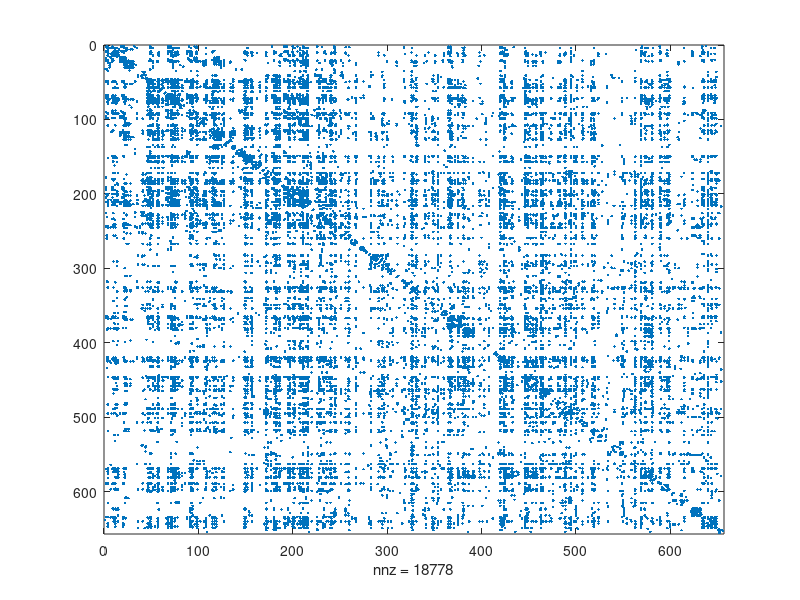

Write the MATLAB code that produced this figure. (Note: this script raises an error after producing the figure.)
close all
clear all
clc

% IMPORT & Polishing Data%
G = csvread('Adj.csv',1,1);
N = max(size(G));
A = sparse(G);
clear G;
figure(1)
spy(A)

%% pre-processing

Au = 1*(A+A'>0); % undirected network
Au = Au - diag(diag(Au)); % clear diagonal (you never know)

% Remove nodes which are NOT connected
pos = find(sum(Au)~=0);
A = A(pos,pos);
Au = Au(pos,pos);
spy(Au);

%% %%%%%%%%%%%%%%%%% EXTRACT THE DISTRIBUTION %%%%%%%%%%%%%%%%%%%%%%%%%

% Distribution
N = size(A,1);              % Number of Nodes
 display("Number of Nodes= "+N)
d = full(sum(A));           % Degree Vector
%d = d(d>0);                % avoid zero degrees
Links_num = sum(d);         % Total number of links --G (Let's decide if #node is this or we want to divide by 2)
 display("Total number of links= "+Links_num)

k = unique(d);              % Degree Samples
pk = histc(d,k)';           % counts occurrences
pk = pk/sum(pk);            % normalize to 1

% Cumulative distribution
Pk = cumsum(pk,'reverse');

% Log Binning
klog = 10.^(0:0.1:ceil(log10(max(k))));
pklog = histc(d,klog)';     % counts occurrences
pklog = pklog/sum(pklog);   % normalize to 1

%% %%%%%%%%%%%%%%%%% MOMENTS OF DEGREE DISTRIBUTION %%%%%%%%%%%%%%%%%%%%

Mean_D = mean(d);           % First Moment of prob. distribution
                           % -- G before was Mean_K = mean(k), but actually k is
                           % -- G the vector of unique values, we should
                           % -- G use d; the same for all other mesures
display("First Moment of prob. distribution= "+Mean_D)


Var_D = var(d);             % Second Moment of Prob. distribution (Express the spread)

display("Second Moment of Prob. distribution= "+Var_D)

Skew_D = skewness(d);       % Third Moment of Prob. distribution (How symmetric around average)
display("Third Moment of Prob. distribution= "+Skew_D)


%% %%%%%%%%%%%%%%%%%%%%%%%% SHOW THE RESULTS %%%%%%%%%%%%%%%%%%%%%%%%%%% 
figure(2)
subplot(2,2,1)
plot(k,pk,'.')
grid
xlabel('k')
ylabel('PDF')
title('linear PDF plot')
subplot(2,2,2)
loglog(k,pk,'.')
grid
xlabel('k')
ylabel('PDF')
title('logarithmic PDF plot')
subplot(2,2,3)
loglog(klog,pklog,'.')
grid
xlabel('k')
ylabel('PDF')
title('logarithmic PDF plot (log bins)')
subplot(2,2,4)
loglog(k,Pk,'.')
grid
xlabel('k')
ylabel('CCDF')
title('logarithmic CCDF plot')


%% %%%%%%%%%%%%%%%%% PURE ML FITTING %%%%%%%%%%%%%%%%%%%%%%%%%

kmin = 40;
d2 = d(d>=kmin);                 % restrict range
ga = 1+1/mean(log(d2/kmin));     % estimate the exponent
disp(['gamma ML = ' num2str(ga)])


%% %%%%%%%%%%%%%%%%% SHOW THE RESULTS %%%%%%%%%%%%%%%%%%%%%%%%%

figure(3)
subplot(2,2,2)
hold on
s1 = k.^(-ga); % build the PDF signal
loglog(k,s1/s1(103)*pk(103));
hold off
axis([xlim min(pk/2) 2*max(pk)])
subplot(2,2,3)
hold on
s1 = klog.^(-ga); % build the PDF signal
loglog(klog,s1/s1(21)*pklog(21));
hold off
axis([xlim min(pklog/2) 2*max(pklog)])
subplot(2,2,4)
hold on
s1 = k.^(1-ga); % build the CCDF signal
loglog(k,s1/s1(100)*Pk(100));
hold off
axis([xlim min(Pk/2) 2])


%% %%%%%%%%%%%%%%%%% ML FITTING WITH SATURATION %%%%%%%%%%%%%%%%%%
d1=d(d>30);
for ks = 1:max(k)
    kmin = min(d1);
    tmp = mean(log((d1+ks)/(kmin+ks)));
    ga2(ks) = 1+1/tmp;
    de(ks) = log(ga2(ks)-1)-log(kmin+ks)-ga2(ks)*tmp;
end
[~,ks] = max(de);
disp(['k_sat ML sat = ' num2str(ks)])
disp(['gamma ML sat = ' num2str(ga2(ks))])


%% %%%%%%%%%%%%%%%%% SHOW THE RESULTS %%%%%%%%%%%%%%%%%%%%%%%%%

figure(4)
semilogy(de)
grid
xlabel('k_sat')
ylabel('ML target function')
title('best k_{sat} value')

figure(5)
% data
loglog(k,Pk,'.')
hold on
% ML fitting (we make sure that the plot follows the data)
s1 = k.^(1-ga); % build the CCDF signal
loglog(k,s1/s1(40)*Pk(40));
% ML fitting with saturation
s1 = ((k+ks)/(kmin+ks)).^(1-ga2(ks));
loglog(k,s1*exp(-1.2))
hold off
axis([xlim min(Pk/2) 2])
grid
xlabel('k')
ylabel('CCDF')
title('ML fittings')
legend('data','ML','ML with sat.')


%% %%%%%%%%%%%%%%%%%%%%%%%%%% ASSORTATIVITY %%%%%%%%%%%%%%%%%%%%%%%%%

k_tmp = (A*d')./d'; % the average degree of neighbours

% extract averages for each value of k
u = unique(d');
for k = 1:length(u)
    k_nn(k) = mean(k_tmp(d'==u(k))); 
end

% do the linear fitting
p = polyfit(log(u'),log(k_nn),1);
disp(['Assortativity factor =' num2str(p(1))])          %Assortativity factor


%% %%%%%%%%%%%%%%%%% SHOW RESULTS %%%%%%%%%%%%%%%%%%%%%%%%%

figure(1)
loglog(d,k_tmp,'g.');
hold on
loglog(u,exp(p(2)+log(u)*p(1)),'r-');
loglog(u,k_nn,'k.');
hold off
grid
xlabel('k')
ylabel('k_{nn}')
title('Assortativity of the Collaboration Network')


%% %%%%%%%%%%%%%%% CLUSTRING COEFFICIENT 1 %%%%%%%%%%%%%%%%%%%%%%
%Clustring Coefficient: Measure density of links in the neighbourhood

cn = diag(full((Au*triu(Au)*Au)));          % Number of triangles for each node
Ei = zeros(size(d));
Ei = cn(d>1).';                             % Number of edges between nodes of neighbourhood
%E_Max = 0.5*d(d>1).*(d(d>1)-1);             % Maximum Number of Edges (Pairs)
C1 = 2*Ei./d(d>1)./(d(d>1)-1);                              % Clustring Coefficient
%C1 = C1(C1>0);
Cave1 = sum(C1)/N;

%% %%%%%%%%%%%%%% CLUSTRING COEFFICIENT 2 %%%%%%%%%%%%%%%%%%%%%%
for i=1:length(Au)
  str(i).child = find(Au(i,:)>0);
end
N = length(Au);
deg = sum(Au(:,:));

% find neighboring links

for i=1:N
    adjn = Au(str(i).child,str(i).child);
    E(i) = sum(sum(adjn))/2;
    if deg(i)==1 | deg(i)==0
        C(i) = 0;
    else
        C(i) = 2*E(i)/deg(i)/(deg(i)-1);
    end

end
%C = C(C>0);
C = full(C);
Cave2 = sum(C)/N;
 disp(['Average Clustering Coefficient = ' num2str(Cave2)])

%% CLUSTRING COEFFICIENT PROB. DISTRIBUTION
s = unique(C);                              % Unique Occurrences
%k = unique(d);
Cpk = histc(C,s)';                          % counts occurrences
Cpk = Cpk/sum(Cpk);                         % normalize to 1

% Cumulative distribution
CPk = cumsum(Cpk,'reverse');
figure(6);
plot(s,CPk,'+');
xline(Cave2,'r--',{'Average Clustring Coefficient'});
grid
xlabel('Clustrring Coefficient')
ylabel('CCDF')
title('Clustring Coefficient CCDF')
%% %%%%%%%%%%%%%%%%%%%%%%% ROBUSTNESS %%%%%%%%%%%%%%%%%%%%%%%%
%Robustness: if you knock out x% of nodes/edges, how many % survive ?

%%% Inhomogeneity Ratio: 
inhom_Ratio = mean(d.^2)./mean(d);                  
disp(['The Inhomogeneity Ratio = ' num2str(inhom_Ratio)])

%%% Robustness for Random Attack failure
Au_update = Au;
Rand_inhom_Ratio = mean(d.^2) ./ mean(d);                  

for i = 1:N-1
    j = ceil((N-i)*rand)+1;
    Au_update(:,j) = [];
    Au_update(j,:) = [];
    d_update = full(sum(Au_update));
    
    mom2_k = mean(d_update.^2);
    mom1_k = mean(d_update);
    
    Rand_inhom_Ratio_update = mom2_k ./mom1_k;
    Rand_inhom_Ratio = [Rand_inhom_Ratio Rand_inhom_Ratio_update];
end

%%% Robustness for Attacks (Adversary which removes all hubs first)

Au_update = Au;
Attack_inhom_Ratio = mean(d.^2) ./ mean(d);                  

for i = 1:N-1
    [hub_degree,hub_index] = max(d_update);
    j = hub_index;
    Au_update(:,j) = [];
    Au_update(j,:) = [];
    d_update = full(sum(Au_update));
    
    mom2_k = mean(d_update.^2);
    mom1_k = mean(d_update);
    
    Attack_inhom_Ratio_update = mom2_k ./mom1_k;
    Attack_inhom_Ratio = [Attack_inhom_Ratio Attack_inhom_Ratio_update];
end

% Showing the results (with Molly-Reed criteria)

figure(7);
loglog(Rand_inhom_Ratio,'-.');
hold on
loglog(Attack_inhom_Ratio,'g-.');
hline = refline([0 2]);
hline.Color = 'r';
hline.LineWidth = 1;
hold off
grid;
legend('Random failure','Attacks','Molly-Reed criteria');
xlabel('k');
ylabel('<K^2> / <K> ');
title('Robustness');


%%      Community Detection


Au = 1*(A+A'>0); % undirected network
Au = Au - diag(diag(Au)); % clear diagonal (you never know)

% remove nodes which are NOT connected
pos = find(sum(Au)~=0);
A = A(pos,pos);
Au = Au(pos,pos);
N = size(Au,1);

d = full(sum(Au)); % degree vector
D = sum(d); % degrees sum
I = spdiags(ones(N,1),0,N,N); % identity matrix
Di = spdiags(1./sqrt(d'),0,N,N); % diagonal degrees square-rooted
L = I - Di*Au*Di; % normalized Laplacian
M = Au*Di*Di; % normalized adjacancy matrix


%% spectral approach 

% extract eigenvectors
[V,DD] = eigs(L,6,'SA');
Vv = Di*V; % normalize eigenvectors
v1 = Vv(:,2)/norm(Vv(:,2)); % Fiedler's vector
% sweep wrt the ordering identified by v1
% reorder the adjacency matrix
[v1s,pos] = sort(v1,'descend');
Au1 = Au(pos,pos);
% evaluate the conductance measure
a = sum(triu(Au1));
b = sum(tril(Au1));
assoc = cumsum(a+b);
assoc = min(assoc,D-assoc);
cut = cumsum(b-a);
conduct = cut./assoc;
conduct = conduct(1:end-1);
% identify the minimum -> threshold
[~,mpos] = min(conduct);
threshold = mean(v1s(mpos:mpos+1));
disp('spectral approach')
disp(['   Minimum conductance: ' num2str(conduct(mpos))])
disp(['   Cheeger''s upper bound: ' num2str(sqrt(2*DD(2,2)))])
disp(['   # of links: ' num2str(D/2)])
disp(['   Cut value: ' num2str(cut(mpos))])
disp(['   Assoc value: ' num2str(assoc(mpos))])
disp(['   Community size #1: ' num2str(mpos)])
disp(['   Community size #2: ' num2str(N-mpos)])
disp([' '])


%% PageRank-nibble approach 

if mpos<N-mpos  % select seed node from the smaller group
    i = pos(1); % we select the more relevant from the perspective of the spectral approach
else
    i = pos(end);
end
q = zeros(N,1);
q(i) = 1; % teleport vector
c = 0.85;
r = (I-c*M)\((1-c)*q); % ranking vector
ep = 1e-3; % precision

% run PageRank-nibble
u = zeros(N,1); % starting point
v = q; % starting point
th = full(ep*d/D)'; % thresholds
count = 0; % exit counter
complexity = 0; % complexity value (# of operations)
ii = i; % starting index used for Push operation
while (count<N)
    if v(ii)>th(ii) % push if above threshold
        tmp = v(ii);
        u(ii) = u(ii)+(1-c)*tmp;
        v(ii) = 0;
        v = v + c*M(:,ii)*tmp;    
        complexity = complexity + d(ii); % update complexity
        count = 0; % reset the exit counter
    else % go to next entry if below threshold
        count = count + 1; % increase the exit counter
        ii = mod(ii,N)+1; % update the index used for Push
    end
end

% sweep wrt the ordering identified by v1
% reorder the adjacency matrix
[u1s,pos2] = sort(u,'descend');
Nmax = find(u1s>0,1,'last'); % discard nodes with 0 values (never used in Push)
Au1 = Au(pos2,pos2(1:Nmax));
% evaluate the conductance measure
a = sum(triu(Au1));
b = sum(tril(Au1));
assoc = cumsum(a+b);
assoc = min(assoc,D-assoc);
cut = cumsum(b-a);
conduct = cut./assoc;
conduct = conduct(1:Nmax-1); 
% identify the minimum -> threshold
[~,mpos2] = min(conduct);
threshold2 = mean(u1s(mpos2:mpos2+1));
disp('PageRank-nibble approach')
disp(['   complexity/D: ' num2str((complexity/D))])
disp(['   epsilon: ' num2str(ep)])
disp(['   prec: ' num2str(norm(r-u,1))])
disp(['   Minimum conductance: ' num2str(conduct(mpos2))])
disp(['   # of links: ' num2str(D/2)])
disp(['   Cut value: ' num2str(cut(mpos2))])
disp(['   Assoc value: ' num2str(assoc(mpos2))])
disp(['   Community size #1: ' num2str(mpos2)])
disp(['   Community size #2: ' num2str(N-mpos2)])

% show sweep choice
figure(2)
plot(conduct)
grid
ylabel('conductance')
title('sweep choice')

% show network with partition
figure(1)
plot(u,v1,'k.')
hold on
% plot(u(pos2(1:mpos2)),v1(pos2(1:mpos2)),'go')
plot(threshold2*[1,1],ylim,'g-')
plot(xlim,threshold*[1,1],'r-')
hold off
grid
ylabel('Fiedler''s eigenvector value')
xlabel('PageRank value')
title('communities')


%% Community identified by connected components in our disconnected graph

groups=zeros(656,1)
d=sum(A,2);
fracd=1./d;
mat_fracd=fracd*ones(1,656);
trans_mat=A.*mat_fracd;
sum(trans_mat,2)


g=1
for i=1:656
    if groups(i)==0
        stat_distr=zeros(656,1);
        stat_distr(i)=1;
        for u=1:100
            stat_distr=trans_mat*stat_distr;         
        end  
        groups(stat_distr~=0)=g;
        g=g+1;
    end
end



%%
G=graph(A);
[bins,binsizes] = conncomp(G);
mask=(bins==1);
plot(G)
part_A=A(mask,mask);


%% Clustering on biggest connected component


sum(groups==1)
pos=(groups==1);

part_A1=A(pos,pos);


sum(part_A~=part_A1)
%%
N = size(part_A,1);
d = full(sum(part_A)); % degree vector
D = sum(d); % degrees sum
I = spdiags(ones(N,1),0,N,N); % identity matrix
Di = spdiags(1./sqrt(d'),0,N,N); % diagonal degrees square-rooted
L = I - Di*part_A*Di; % normalized Laplacian
M = part_A*Di*Di; % normalized adjacancy matrix


%% spectral approach on part_A

% extract eigenvectors
[V,DD] = eigs(L,6,'SA');
Vv = Di*V; % normalize eigenvectors
v1 = Vv(:,2)/norm(Vv(:,2)); % Fiedler's vector
% sweep wrt the ordering identified by v1
% reorder the adjacency matrix
[v1s,pos] = sort(v1,'descend');
Au1 = part_A(pos,pos);
% evaluate the conductance measure
a = sum(triu(Au1));
b = sum(tril(Au1));
assoc = cumsum(a+b);
assoc = min(assoc,D-assoc);
cut = cumsum(b-a);
conduct = cut./assoc;
conduct = conduct(1:end-1);
% show the conductance measure
figure(2)
plot(conduct,'x-')
grid
title('conductance')
% identify the minimum -> threshold
[~,mpos] = min(conduct);
threshold = mean(v1s(mpos:mpos+1));
disp('spectral approach')
disp(['   Minimum conductance: ' num2str(conduct(mpos))])
disp(['   Cheeger''s upper bound: ' num2str(sqrt(2*DD(2,2)))])
disp(['   # of links: ' num2str(D/2)])
disp(['   Cut value: ' num2str(cut(mpos))])
disp(['   Assoc value: ' num2str(assoc(mpos))])
disp(['   Community size #1: ' num2str(mpos)])
disp(['   Community size #2: ' num2str(N-mpos)])
disp([' '])

% community identified by sign of v1

groups=ones(602,1)
groups(v1>0)=2
disp('spectral approach')
disp("based only on sign of Fiedler's vector")
disp(['   Community size #1: ' num2str( sum(v1>0))])
disp(['   Community size #2: ' num2str(sum(v1<0))])
disp([' '])



%% PageRank-nibble approach 

if mpos<N-mpos  % select seed node from the smaller group
    i = pos(1); % we select the more relevant from the perspective of the spectral approach
else
    i = pos(end);
end
q = zeros(N,1);
q(i) = 1; % teleport vector
c = 0.85;
r = (I-c*M)\((1-c)*q); % ranking vector
ep = 1e-3; % precision

% run PageRank-nibble
u = zeros(N,1); % starting point
v = q; % starting point
th = full(ep*d/D)'; % thresholds
count = 0; % exit counter
complexity = 0; % complexity value (# of operations)
ii = i; % starting index used for Push operation
while (count<N)
    if v(ii)>th(ii) % push if above threshold
        tmp = v(ii);
        u(ii) = u(ii)+(1-c)*tmp;
        v(ii) = 0;
        v = v + c*M(:,ii)*tmp;    
        complexity = complexity + d(ii); % update complexity
        count = 0; % reset the exit counter
    else % go to next entry if below threshold
        count = count + 1; % increase the exit counter
        ii = mod(ii,N)+1; % update the index used for Push
    end
end

% sweep wrt the ordering identified by v1
% reorder the adjacency matrix
[u1s,pos2] = sort(u,'descend');
Nmax = find(u1s>0,1,'last'); % discard nodes with 0 values (never used in Push)
Au1 = Au(pos2,pos2(1:Nmax));
% evaluate the conductance measure
a = sum(triu(Au1));
b = sum(tril(Au1));
assoc = cumsum(a+b);
assoc = min(assoc,D-assoc);
cut = cumsum(b-a);
conduct = cut./assoc;
conduct = conduct(1:Nmax-1); 
% identify the minimum -> threshold
[~,mpos2] = min(conduct);
threshold2 = mean(u1s(mpos2:mpos2+1));
disp('PageRank-nibble approach')
disp(['   complexity/D: ' num2str((complexity/D))])
disp(['   epsilon: ' num2str(ep)])
disp(['   prec: ' num2str(norm(r-u,1))])
disp(['   Minimum conductance: ' num2str(conduct(mpos2))])
disp(['   # of links: ' num2str(D/2)])
disp(['   Cut value: ' num2str(cut(mpos2))])
disp(['   Assoc value: ' num2str(assoc(mpos2))])
disp(['   Community size #1: ' num2str(mpos2)])
disp(['   Community size #2: ' num2str(N-mpos2)])

% show sweep choice
figure(2)
plot(conduct)
grid
ylabel('conductance')
title('sweep choice')

% show network with partition
figure(1)
plot(u,v1,'k.')
hold on
% plot(u(pos2(1:mpos2)),v1(pos2(1:mpos2)),'go')
plot(threshold2*[1,1],ylim,'g-')
plot(xlim,threshold*[1,1],'r-')
hold off
grid
ylabel('Fiedler''s eigenvector value')
xlabel('PageRank value')
title('communities')

%% Page rank

n=size(A,1);
e=ones(n,1);
oo=1./sum(A);
oo(oo==Inf)=0;
D=diag(oo);
Ad=sparse(A*D);
eAd=sparse(e'*Ad)
check=1;
iter=0;
v=sparse((1/n).*ones(n,1));
toll=1e-4;
alpha=0.85;
toll=0.0001;

while check>toll
    vold=v;
    v=alpha*Ad*vold+1/n*(1-alpha*eAd*vold)*e ;
    check=sum(abs(v-vold));
    iter=iter+1;
end


pr=v;


